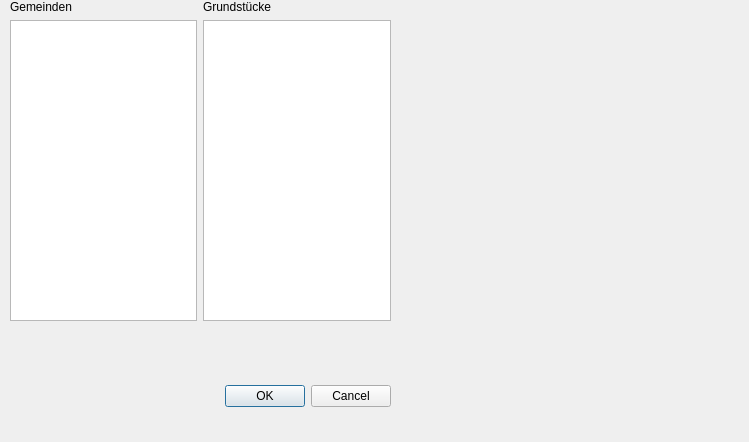
<?xml version="1.0" encoding="UTF-8"?>
<ui version="4.0">
 <class>VoGISRaumplanungPlotGemeinden</class>
 <widget class="QDialog" name="VoGISRaumplanungPlotGemeinden">
  <property name="geometry">
   <rect>
    <x>0</x>
    <y>0</y>
    <width>749</width>
    <height>442</height>
   </rect>
  </property>
  <property name="windowTitle">
   <string>Dialog</string>
  </property>
  <widget class="QDialogButtonBox" name="buttonBox">
   <property name="geometry">
    <rect>
     <x>50</x>
     <y>380</y>
     <width>341</width>
     <height>32</height>
    </rect>
   </property>
   <property name="orientation">
    <enum>Qt::Horizontal</enum>
   </property>
   <property name="standardButtons">
    <set>QDialogButtonBox::Cancel|QDialogButtonBox::Ok</set>
   </property>
  </widget>
  <widget class="QWidget" name="gridLayoutWidget">
   <property name="geometry">
    <rect>
     <x>10</x>
     <y>0</y>
     <width>381</width>
     <height>321</height>
    </rect>
   </property>
   <layout class="QGridLayout" name="gridLayout">
    <item row="1" column="1">
     <widget class="QListWidget" name="listWidget_2"/>
    </item>
    <item row="1" column="0">
     <widget class="QListWidget" name="listWidget"/>
    </item>
    <item row="0" column="0">
     <widget class="QLabel" name="label">
      <property name="text">
       <string>Gemeinden</string>
      </property>
     </widget>
    </item>
    <item row="0" column="1">
     <widget class="QLabel" name="label_2">
      <property name="text">
       <string>Grundstücke</string>
      </property>
     </widget>
    </item>
   </layout>
  </widget>
 </widget>
 <resources/>
 <connections>
  <connection>
   <sender>buttonBox</sender>
   <signal>accepted()</signal>
   <receiver>VoGISRaumplanungPlotGemeinden</receiver>
   <slot>accept()</slot>
   <hints>
    <hint type="sourcelabel">
     <x>248</x>
     <y>254</y>
    </hint>
    <hint type="destinationlabel">
     <x>157</x>
     <y>274</y>
    </hint>
   </hints>
  </connection>
  <connection>
   <sender>buttonBox</sender>
   <signal>rejected()</signal>
   <receiver>VoGISRaumplanungPlotGemeinden</receiver>
   <slot>reject()</slot>
   <hints>
    <hint type="sourcelabel">
     <x>316</x>
     <y>260</y>
    </hint>
    <hint type="destinationlabel">
     <x>286</x>
     <y>274</y>
    </hint>
   </hints>
  </connection>
 </connections>
</ui>
